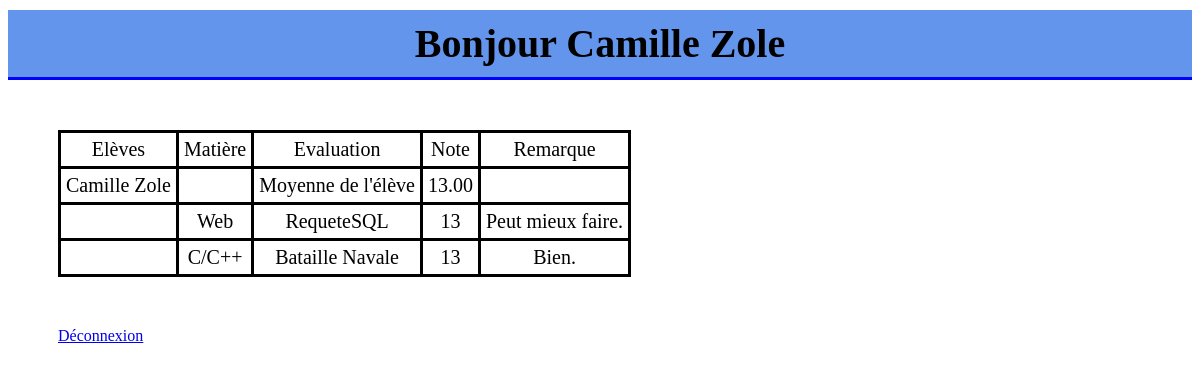
Page /html/Accueil.php (signed in) on the committed database.
### tables this page shows
create table Utilisateurs (
    Pseudo varchar(15) not null primary key,
    MotDePasse varchar(20) not null,
    Prenom varchar(20) not null,
    Nom varchar(20) not null,
    Email varchar(50) not null,
    Telephone varchar(10),
    EstProf boolean default false
);

create table releveNote (
    Pseudo varchar(15),
    Evaluation varchar(50),
    Matiere varchar(20),
    Note int,
    Remarque varchar(100)
);

### html/Accueil.php (the view, shortened to what this page needs)
<?php
    try{
        $databaseStudents = new PDO('mysql:host=localhost;dbname=students', 'root');
        $databaseStudents->setAttribute(PDO::ATTR_ERRMODE,PDO::ERRMODE_EXCEPTION);
    }
    catch(exception $e){
        die('ERROR : '.$e->getMessage());
    }
    $sql = $databaseStudents->prepare('select Nom, Prenom from Utilisateurs where pseudo = ? limit 1');
    $sql->execute(array($_SESSION["login"]));
    $result = $sql->fetchAll();
?>
<!DOCTYPE html>
<html>
    <head>
        <link rel="stylesheet" href="../css/Accueil.css">
    </head>
    <body>
        <?php
            if ($_SESSION["estProf"]){
                ?>
                <header>
                    <h1><?php echo "Bonjour M(me) ".$result[0]["Prenom"]." ".$result[0]["Nom"]; ?></h1>
                </header>
                <div id="prof">
                    <table>
                        <thead>
                            <tr>
                                <td>Elèves</td>
                                <td>Matière</td>
                                <td>Evaluation</td>
                                <td>Note</td>
                                <td>Remarque</td>
                            </tr>
                        </thead>
                        <tbody>
                    <?php
                        $sql2 = 'select releveNote.Pseudo, Nom, Prenom, releveNote.Matiere, releveNote.Evaluation, Note, Remarque from Utilisateurs, releveNote where Utilisateurs.pseudo = releveNote.pseudo order by Prenom, releveNote.Matiere';
                        $result2 = $databaseStudents->query($sql2);
                        $sql4 = $databaseStudents->prepare('select Nom, Prenom, round(avg(note),2) as moyenne from Utilisateurs, releveNote where Utilisateurs.pseudo = releveNote.pseudo and releveNote.pseudo = ? GROUP by NOM order by Prenom, releveNote.Matiere');
                        $nom = $prenom = "";
                        foreach($result2 as $row){
                            echo "<tr>";
                            if ($nom != $row['Nom'] and $prenom != $row['Prenom']){
                                $sql4->execute(array($row['Pseudo']));
                                $result4 = $sql4->fetchAll();
                                echo "<td>".$row['Prenom']." ".$row['Nom']."</td><td></td><td>Moyenne de l'élève</td><td>".$result4[0]['moyenne']."</td><td></td>";
                                echo "</tr><tr>";
                                echo "<td></td>";
                                echo "<td>".$row['Matiere']."</td><td>".$row['Evaluation']."</td><td>".$row["Note"]."</td><td>".$row["Remarque"]."</td>";
                            }else{
                                echo "<td></td>";
                                echo "<td>".$row['Matiere']."</td><td>".$row['Evaluation']."</td><td>".$row["Note"]."</td><td>".$row["Remarque"]."</td>";
                            }
                            $nom = $row['Nom'];
                            $prenom = $row['Prenom'];
                            echo "</tr>";
                        }
                    ?>
                        </tbody>
                    </table>
                </div>
                <div>
                    <a id="AjoutNote" href="AjoutNote.php">Ajouter une note</a>
                </div>
            <?php
            }else{ ?>
                <header>
                    <h1><?php echo "Bonjour ".$result[0]["Prenom"]." ".$result[0]["Nom"]; ?></h1>
                </header>
                <div id="eleve">
                    <table>
                        <thead>
                            <tr>
                                <td>Elèves</td>
                                <td>Matière</td>
                                <td>Evaluation</td>
                                <td>Note</td>
                                <td>Remarque</td>
                            </tr>
                        </thead>
                        <tbody>
                    <?php
                        $sql3 = "select Utilisateurs.Pseudo, Nom, Prenom, releveNote.Matiere, releveNote.Evaluation, Note, Remarque from Utilisateurs, releveNote where Utilisateurs.pseudo = releveNote.pseudo and releveNote.pseudo = '".$_SESSION['login']."'";
                        $result3 = $databaseStudents->query($sql3);
                        $sql5 = $databaseStudents->prepare('select Nom, Prenom, round(avg(note),2) as moyenne from Utilisateurs, releveNote where Utilisateurs.pseudo = releveNote.pseudo and releveNote.pseudo = ? GROUP by NOM order by Prenom, releveNote.Matiere');
                        $nom = $prenom = "";
                        foreach($result3 as $row){
                            echo "<tr>";
                            if ($nom != $row['Nom'] and $prenom != $row['Prenom']){
                                $sql5->execute(array($row['Pseudo']));
                                $result5 = $sql5->fetchAll();
                                echo "<td>".$row['Prenom']." ".$row['Nom']."</td><td></td><td>Moyenne de l'élève</td><td>".$result5[0]['moyenne']."</td><td></td>";
                                echo "</tr><tr>";
                                echo "<td></td>";
                                echo "<td>".$row['Matiere']."</td><td>".$row['Evaluation']."</td><td>".$row["Note"]."</td><td>".$row["Remarque"]."</td>";
                            }else{
                                echo "<td></td>";
                                echo "<td>".$row['Matiere']."</td><td>".$row['Evaluation']."</td><td>".$row["Note"]."</td><td>".$row["Remarque"]."</td>";
                            }
                            $nom = $row['Nom'];
                            $prenom = $row['Prenom'];
                            echo "</tr>";
                        }
                    ?>
                        </tbody>
                    </table>
                </div>
            <?php }
        ?>
        <div>
            <a href="Deconnexion.php">Déconnexion</a>
        </div>
    </body>
</html>

### css/Accueil.css (style rules this page uses)
h1 { text-align: center; background-color: cornflowerblue; padding: 10px; margin : 10px 0px; border-bottom: 3px solid blue; font-size: 40px; }
table { border-collapse: collapse; text-align: center; font-size: 20px; }
td { border: 3px solid black; padding: 5px; }
div { margin: 50px; }

### rows in the picture
utilisateurs: Prenom "Camille", Nom "Zole", moyenne "13.00", relevenote.Matiere "Web", relevenote.Evaluation "RequeteSQL", relevenote.Note "13", relevenote.Remarque "Peut mieux faire.", relevenote.Matiere "C/C++", relevenote.Evaluation "Bataille Navale", relevenote.Remarque "Bien."
